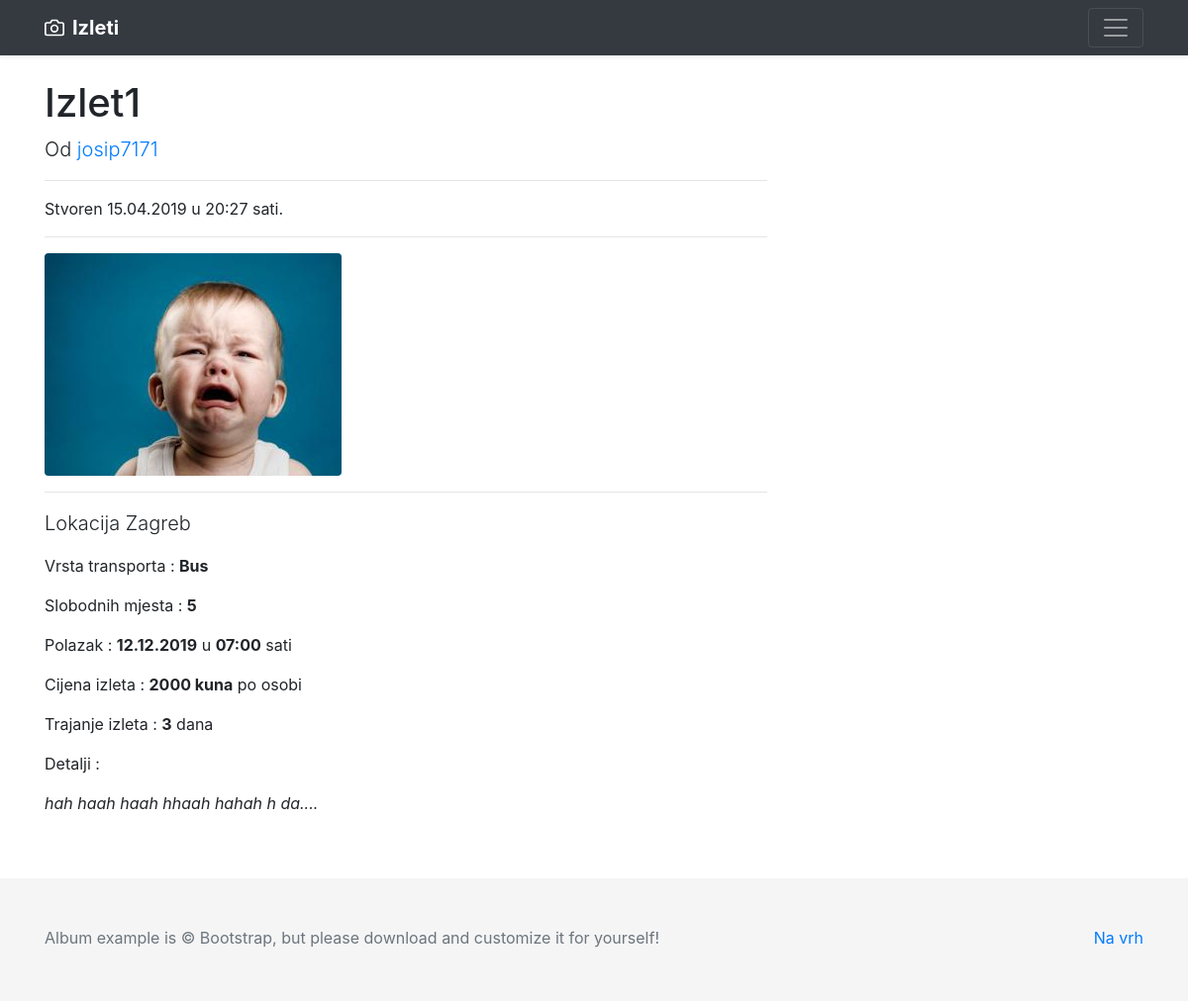
Page /show_trip/1 on the earlier database version.
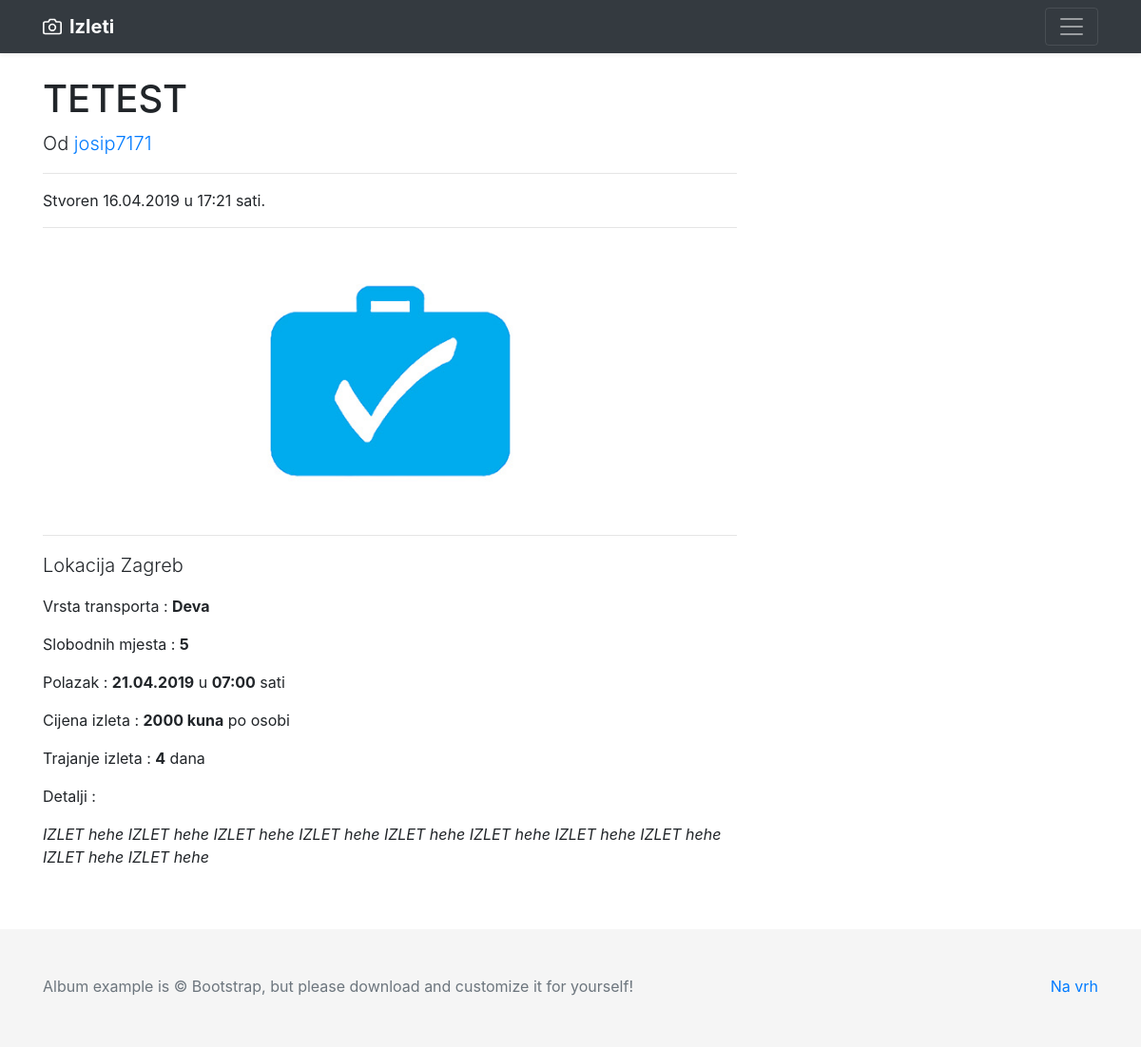
Same page on the later database version.
### app/models.py (models this page shows, shortened)
class Trip(db.Model):
    id = db.Column(db.Integer, primary_key=True)
    name = db.Column(db.String(50), unique=True, nullable=False)
    location = db.Column(db.String(100), nullable=False)
    user_id = db.Column(db.Integer, db.ForeignKey('user.id'), nullable=False)
    date_created = db.Column(db.DateTime, nullable=False, default=datetime.utcnow)
    price = db.Column(db.Integer, nullable=False)
    people_number = db.Column(db.Integer, nullable=False)
    starting_at = db.Column(db.DateTime, nullable=False)
    transport_type = db.Column(db.String(30), nullable=False)
    trip_duration = db.Column(db.Integer, nullable=False)
    details = db.Column(db.Text, nullable=False)
    image_file = db.Column(db.String(20), nullable=False, default='trip_default.jpg')

### app/trips/routes.py (the view)
@trips.route("/show_trip/<int:trip_id>")
def show_trip(trip_id):
    selected_trip = Trip.query.get_or_404(trip_id)
    mydict = {}
    users = User.query.filter(User.trips_joined.any(id=trip_id)).all()
    mydict[trip_id] = [x.username for x in users]
    return render_template('show_trip2.html', title=selected_trip.location, trip=selected_trip, mydict=mydict,
                           users=users)

### app/templates/show_trip2.html (shortened to what this page needs)
{% extends "layout.html" %}
{% block content %}
{% set iterated = {'i': False} %}
  <div class="container">
    <div class="row">
      <div class="col-lg-8">
        <h1 class="mt-4">{{ trip.name }}</h1>
        <p class="lead">
          Od
          <a href="{{ url_for("users.user_trips", id=trip.author.id) }}">{{ trip.author.username }}</a>
        </p>
        <hr>
        <p>Stvoren {{ trip.date_created.strftime('%d.%m.%Y') }} u {{ trip.date_created.strftime('%H:%M') }} sati.</p>
        <hr>
        <img class="img-fluid rounded" src="{{ url_for('static', filename='trip_pics/' + trip.image_file) }}" alt="">
        <hr>
        <p class="lead">Lokacija {{ trip.location }}</p>
        <p>Vrsta transporta : <b>{{ trip.transport_type }}</b></p>
        <p>Slobodnih mjesta : <b>{{ trip.people_number }}</b></p>
        <p>Polazak : <b>{{ trip.starting_at.strftime('%d.%m.%Y') }}</b>
        u <b>{{ trip.starting_at.strftime('%H:%M') }}</b> sati</p>
        <p>Cijena izleta : <b>{{ trip.price }} kuna</b> po osobi</p>
        <p>Trajanje izleta : <b>{{ trip.trip_duration }}</b> dana</p>
        <p>Detalji :</p>
        <p><i>{{ trip.details }}</i></p>
        <br><br>
      </div>
      <div class="col-md-4">
      </div>
    </div>
  </div>
{% endblock content %}

Differences in the rows shown:
changed Trip "Zagreb": name "Izlet1" → "TETEST"; date_created "15.04.2019" → "16.04.2019"; date_created "20:27" → "17:21"; image_file: picture removed, a placeholder shows; transport_type "Bus" → "Deva"; starting_at "12.12.2019" → "21.04.2019"; trip_duration "3" → "4"; details "hah haah haah hhaah hahah h da...." → "IZLET hehe IZLET hehe IZLET hehe IZLET hehe IZLET hehe IZLET hehe IZLET hehe IZLET hehe IZLET hehe IZLET hehe"
